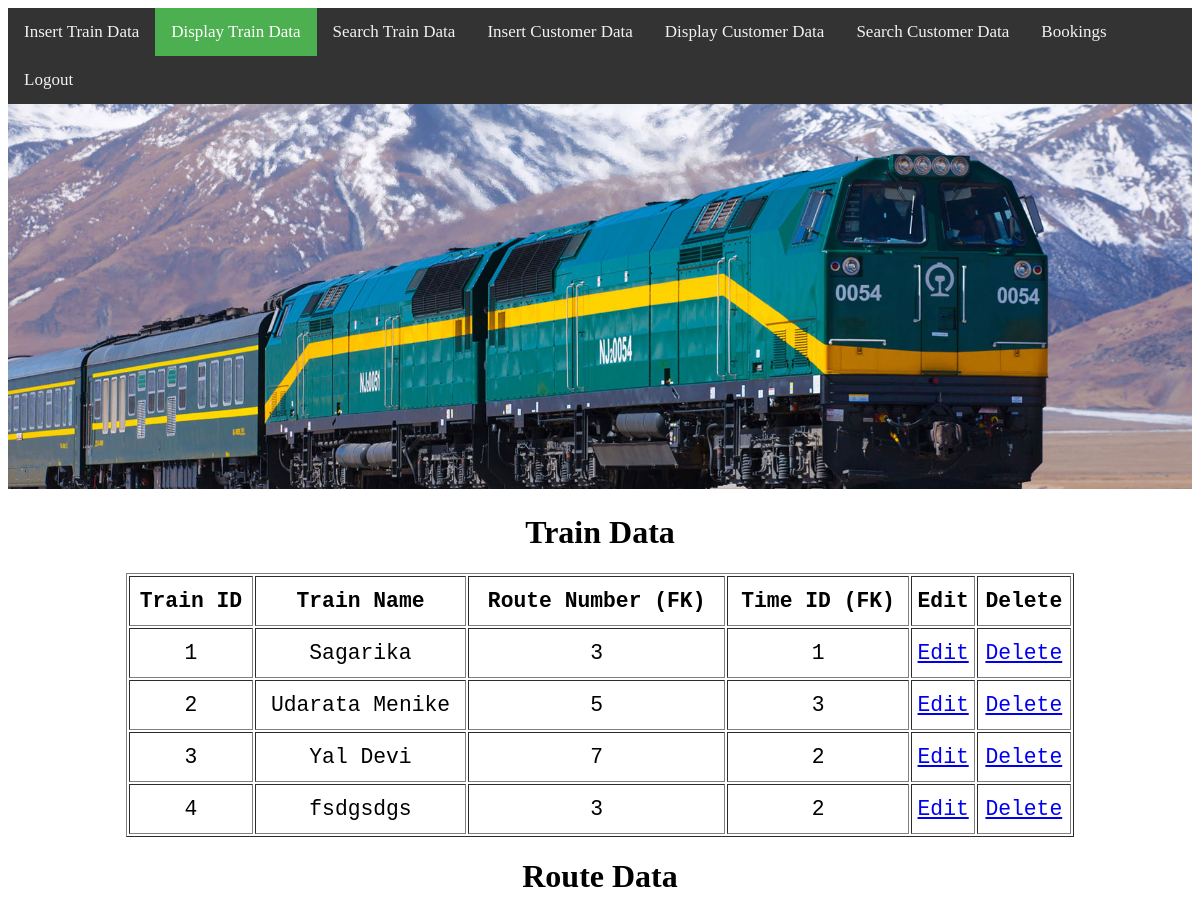
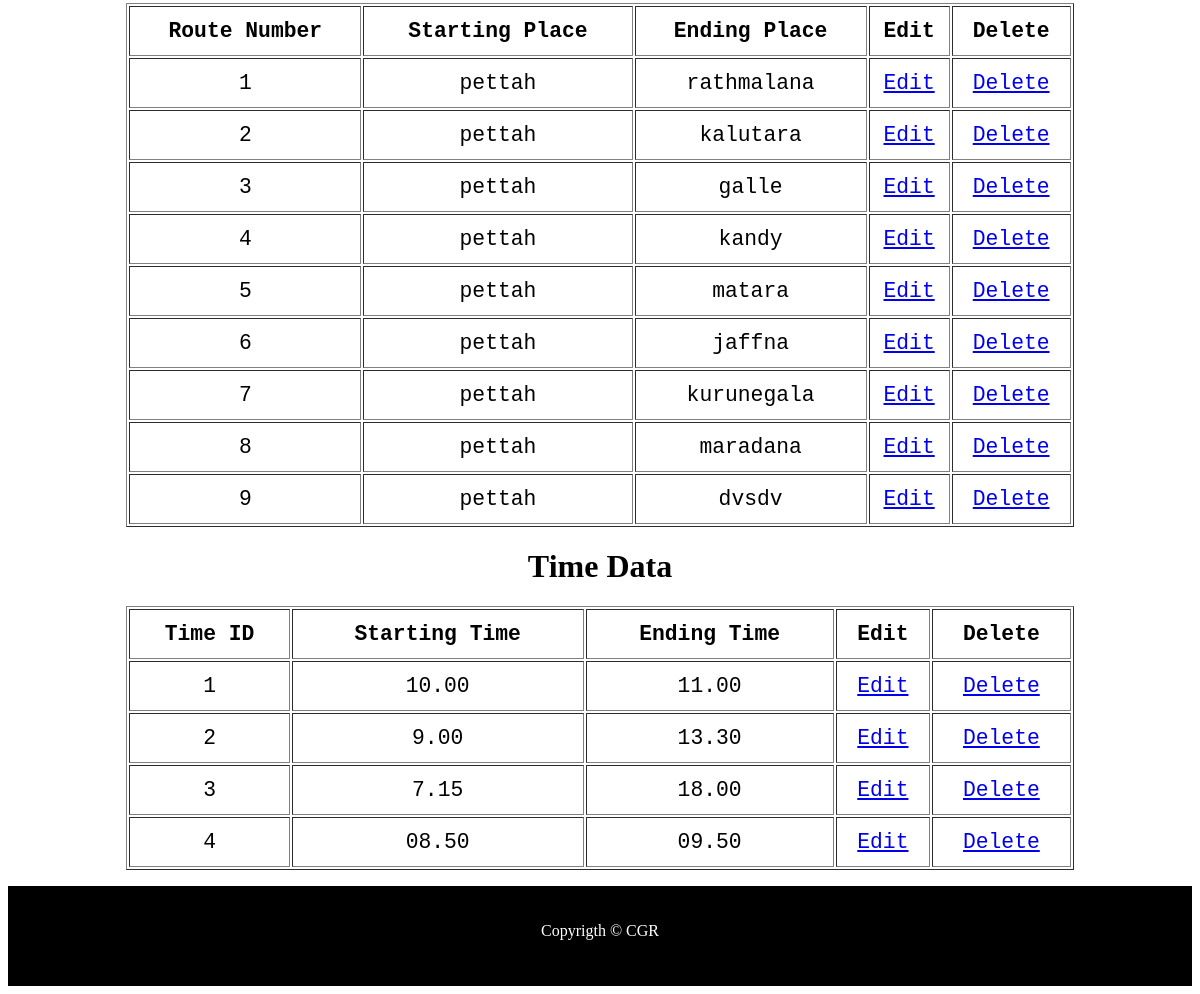
/admin/show.php (signed in), run on the app's committed database (2 pictures, top to bottom).
### tables this page shows
CREATE TABLE IF NOT EXISTS `train` (
  `train_id` int(11) NOT NULL AUTO_INCREMENT,
  `train_name` varchar(100) NOT NULL,
  `route_no` int(11) NOT NULL,
  `time_id` int(11) NOT NULL,
  PRIMARY KEY (`train_id`)
);

CREATE TABLE IF NOT EXISTS `route` (
  `route_no` int(11) NOT NULL AUTO_INCREMENT,
  `starting_place` varchar(50) NOT NULL,
  `ending_place` varchar(50) NOT NULL,
  PRIMARY KEY (`route_no`)
);

CREATE TABLE IF NOT EXISTS `t_time` (
  `time_id` int(11) NOT NULL AUTO_INCREMENT,
  `start_time` varchar(11) NOT NULL,
  `end_time` varchar(11) NOT NULL,
  PRIMARY KEY (`time_id`)
);

### admin/show.php (the view, shortened to what this page needs)
<!DOCTYPE html>
<?php
$link = mysqli_connect("localhost","root","");
mysqli_select_db($link,"train");
?>
<html lang="en">
<head>
    <link rel="stylesheet" href="../style.css">
</head>
<body>
    <header>
        <div class="topnav">
        <a href="insert.php">Insert Train Data</a>
        <a class="active" href="show.php">Display Train Data</a>
        <a href="search.php">Search Train Data</a>
        <a href="insert1.php">Insert Customer Data</a>
        <a href="show1.php">Display Customer Data</a>
        <a href="search1.php">Search Customer Data</a>
        <a href="booking.php">Bookings</a>
        <a href="logout.php">Logout</a>
        </div>
    </header>
    <div><img src="../img/header.jpg" alt="" width=100%></div>
    <div>
    <h1><center>Train Data</center></h1>
    <?php
                    $res = mysqli_query($link,"select *from train");
                    echo "<center>";
                    echo"<table border=1>";
                    echo "<tr>";
                            echo "<th>"; echo "Train ID"; echo "</th>";
                            echo "<th>"; echo "Train Name"; echo "</th>";
                            echo "<th>"; echo "Route Number (FK)"; echo "</th>";
                            echo "<th>"; echo "Time ID (FK)"; echo "</th>";
                            echo "<th>"; echo "Edit"; echo "</th>";
                            echo "<th>"; echo "Delete"; echo "</th>";
                    echo "</tr>";
                    while($row = mysqli_fetch_array($res)){
                        echo "<tr>";
                            echo "<td>"; echo $row["train_id"]; echo "</td>";
                            echo "<td>"; echo $row["train_name"]; echo "</td>";
                            echo "<td>"; echo $row["route_no"]; echo "</td>";
                            echo "<td>"; echo $row["time_id"]; echo "</td>";
                            ?>
                            <td><a href="edit.php?id=<?php echo $row["train_id"];?>">Edit</a></td>
                            <td><a href="delete.php?id=<?php echo $row["train_id"];?>">Delete</a></td>
                            <?php
                        echo "</tr>";
                    }
                    echo"</table>";
                    echo"</center>";
            ?>
            <h1><center>Route Data</center></h1>
    <?php
                    $res = mysqli_query($link,"select *from route");
                    echo "<center>";
                    echo"<table border=1>";
                    echo "<tr>";
                            echo "<th>"; echo "Route Number"; echo "</th>";
                            echo "<th>"; echo "Starting Place"; echo "</th>";
                            echo "<th>"; echo "Ending Place"; echo "</th>";
                            echo "<th>"; echo "Edit"; echo "</th>";
                            echo "<th>"; echo "Delete"; echo "</th>";
                    echo "</tr>";
                    while($row = mysqli_fetch_array($res)){
                        echo "<tr>";
                            echo "<td>"; echo $row["route_no"]; echo "</td>";
                            echo "<td>"; echo $row["starting_place"]; echo "</td>";
                            echo "<td>"; echo $row["ending_place"]; echo "</td>";
                            ?>
                            <td><a href="edit1.php?id=<?php echo $row["route_no"];?>">Edit</a></td>
                            <td><a href="delete1.php?id=<?php echo $row["route_no"];?>">Delete</a></td>
                            <?php
                        echo "</tr>";
                    }
                    echo"</table>";
                    echo"</center>";
            ?>
            <h1><center>Time Data</center></h1>
    <?php
                    $res = mysqli_query($link,"select *from t_time");
                    echo "<center>";
                    echo"<table border=1>";
                    echo "<tr>";
                            echo "<th>"; echo "Time ID"; echo "</th>";
                            echo "<th>"; echo "Starting Time"; echo "</th>";
                            echo "<th>"; echo "Ending Time"; echo "</th>";
                            echo "<th>"; echo "Edit"; echo "</th>";
                            echo "<th>"; echo "Delete"; echo "</th>";
                    echo "</tr>";
                    while($row = mysqli_fetch_array($res)){
                        echo "<tr>";
                            echo "<td>"; echo $row["time_id"]; echo "</td>";
                            echo "<td>"; echo $row["start_time"]; echo "</td>";
                            echo "<td>"; echo $row["end_time"]; echo "</td>";
                            ?>
                            <td><a href="edit2.php?id=<?php echo $row["time_id"];?>">Edit</a></td>
                            <td><a href="delete2.php?id=<?php echo $row["time_id"];?>">Delete</a></td>
                            <?php
                        echo "</tr>";
                    }
                    echo"</table>";
                    echo"</center>";
            ?>
    </div>
    <footer>
        <p><center>Copyrigth &copy; CGR</center></p>
    </footer>
</body>
</html>

### style.css (style rules this page uses)
table { width: 80%; font-family: monospace; text-align: center; font-size: 16pt; }
tr { height: 50px; }
footer { background-color: black; color: white; height: 100px; }
p { padding-top: 20px; }
.topnav { background-color: #333; overflow: hidden; }
.topnav a { float: left; color: #f2f2f2; text-align: center; padding: 14px 16px; text-decoration: none; font-size: 17px; }
.topnav a.active { background-color: #4CAF50; color: white; }

### data on the page
train: train_id "1", train_name "Sagarika", route_no "3", time "1"
train: train_id "2", train_name "Udarata Menike", route_no "5", time "3"
train: train_id "3", train_name "Yal Devi", route_no "7", time "2"
train: train_id "4", train_name "fsdgsdgs", route_no "3", time "2"
route: route_no "1", starting_place "pettah", ending_place "rathmalana"
route: route_no "2", starting_place "pettah", ending_place "kalutara"
route: route_no "3", starting_place "pettah", ending_place "galle"
route: route_no "4", starting_place "pettah", ending_place "kandy"
route: route_no "5", starting_place "pettah", ending_place "matara"
route: route_no "6", starting_place "pettah", ending_place "jaffna"
route: route_no "7", starting_place "pettah", ending_place "kurunegala"
route: route_no "8", starting_place "pettah", ending_place "maradana"
route: route_no "9", starting_place "pettah", ending_place "dvsdv"
t_time: time_id "1", start_time "10.00", end_time "11.00"
t_time: time_id "2", start_time "9.00", end_time "13.30"
t_time: time_id "3", start_time "7.15", end_time "18.00"
t_time: time_id "4", start_time "08.50", end_time "09.50"
